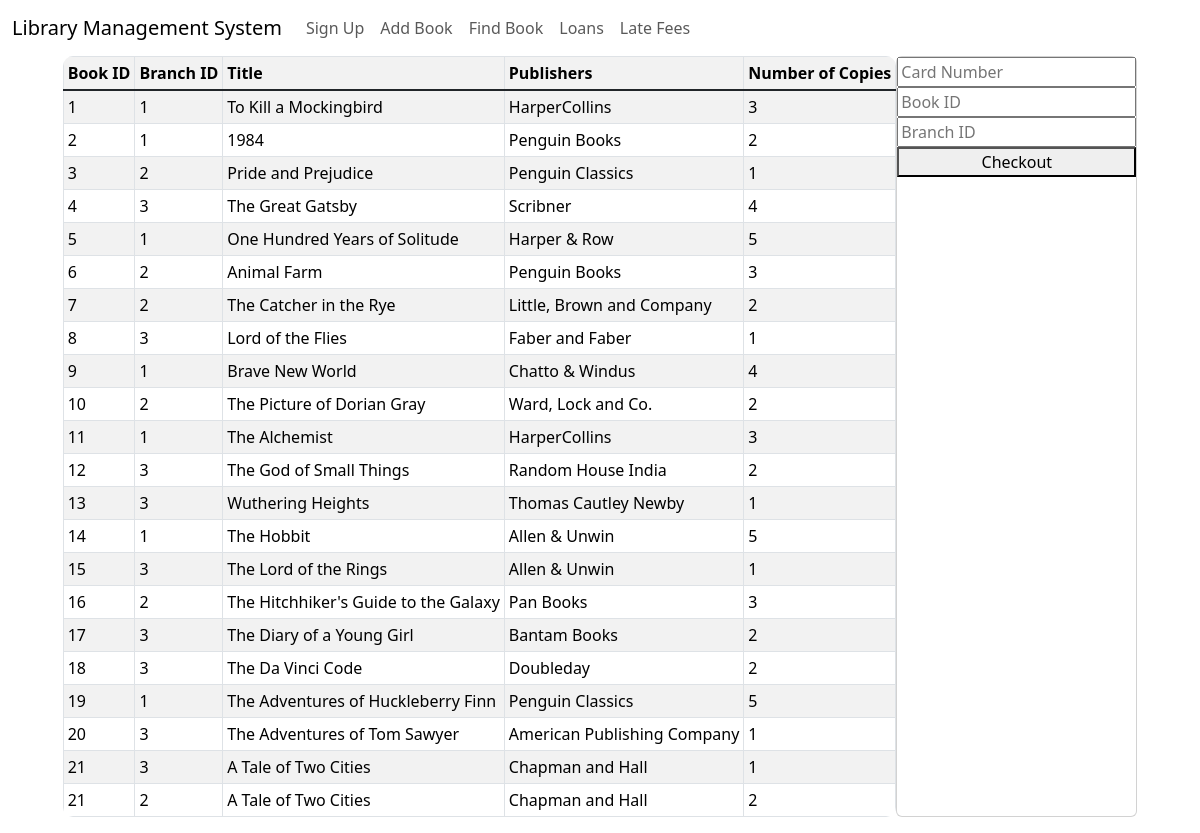
Before: / with the older database file.
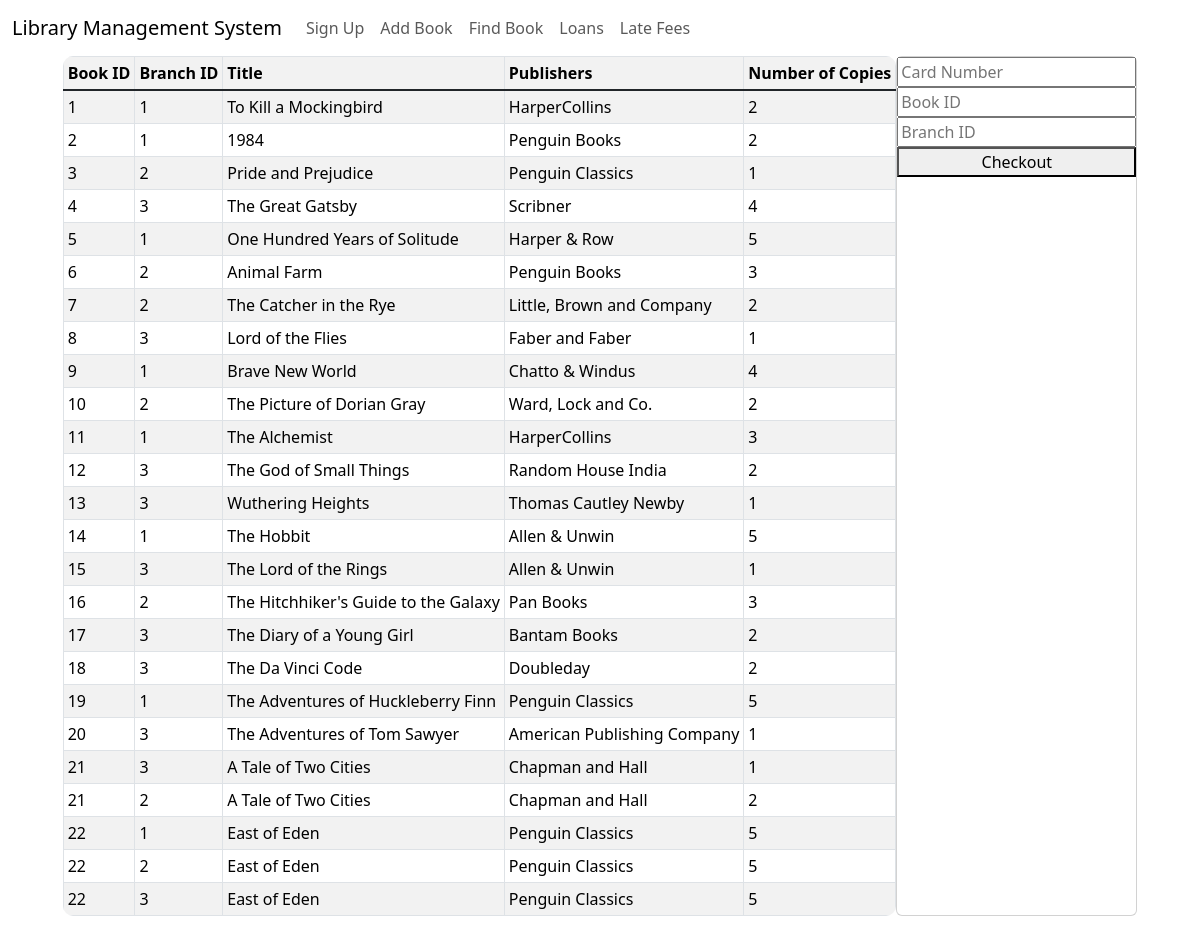
After: the same page with the newer database file.
### tables this page shows
CREATE TABLE Book (
    book_id         INTEGER PRIMARY KEY AUTOINCREMENT,
    title           VARCHAR(50) NOT NULL,
    book_publisher  VARCHAR(25),
    FOREIGN KEY(book_publisher) REFERENCES Publisher(publisher_name)
);

CREATE TABLE Book_Copies (
    book_id         INT NOT NULL,
    branch_id       INT,
    no_of_copies    INT NOT NULL,
    PRIMARY KEY(book_id, branch_id),
    FOREIGN KEY(book_id) REFERENCES Book(book_id),
    FOREIGN KEY(branch_id) REFERENCES Library_Branch(branch_id)
);

### app.py (the view)
@app.route('/', methods=['GET'])
def home():
    try:
        sqliteConnection = sqlite3.connect('LMS.db')
        cursor = sqliteConnection.cursor()
        print("Database successfully connected: INITIAL")
        sqlite_select_query = "SELECT * FROM User_View;"
        cursor.execute(sqlite_select_query)
        data = cursor.fetchall()
        cursor.close()
        sqliteConnection.close()
    except Exception as e:
        print("Error: ", e)
    return render_template('index.html', books=data)

### templates/index.html (shortened to what this page needs)
<!DOCTYPE html>
<html lang="en">
<head>
    <link href="https://cdn.jsdelivr.net/npm/bootstrap@5.3.2/dist/css/bootstrap.min.css" rel="stylesheet">
    <link rel="stylesheet" href="{{ url_for('static', filename='styles.css') }}">
</head>
<body>
    <nav class="navbar navbar-expand-lg">
        <div class="container-fluid">
            <span class="navbar-brand mb-0 h1">Library Management System</span>
            <div class="collapse navbar-collapse" id="navbarNav">
                <div class="navbar-nav">
                        <a class="nav-link" href="{{ url_for('borrower') }}">Sign Up</a>
                        <a class="nav-link" href="{{ url_for('book') }} ">Add Book</a>
                        <a class="nav-link" href="{{ url_for('find_book') }}"">Find Book</a>
                        <a class="nav-link" href="{{ url_for('find_loan') }}"">Loans</a>
                        <a class="nav-link" href="{{ url_for('latefees') }}"">Late Fees</a>
                </div>
            </div>
        </div>
    </nav>
    <div style="display: flex; justify-content: center;">
        <div>
            <table class="table table-sm table-striped table-hover table-bordered">
                <tr>
                    <th>Book ID</th>
                    <th>Branch ID</th>
                    <th>Title</th>
                    <th>Publishers</th>
                    <th>Number of Copies</th>
                </tr>
                <tbody class="table-group-divider">
                {% for book in books %}
                <tr>
                    <td> {{ book[0]}} </td>
                    <td> {{ book[1]}} </td>
                    <td> {{ book[3]}} </td>
                    <td> {{ book[2]}} </td>
                    <td> {{ book[4]}} </td>
                </tr>
                {% endfor %}
            </table>
        </div>
        <div class="card text-center mb-3">
            <form method="post" action="{{ url_for('checkout') }}">
                <ul class="list-group list-group-flush">
                    <input type="text" name="cardno" id="cardno" placeholder="Card Number">
                    <input type="text" name="bookid" id="bookid" placeholder="Book ID">
                    <input type="text" name="branchid" id="branchid" placeholder="Branch ID">
                    <button type="submit" id="checkoutBtn">Checkout</button>
                </ul>
            </form>
        </div>
</body>
</html>

### static/styles.css (style rules this page uses)
.table { border-radius: 10px; overflow: hidden; }

Changed rows visible on the page:
no longer on this page (row unchanged): Book_Copies: book_id "2", branch "1", title "1984", book_publisher "Penguin Books", no_of_copies "2"
no longer on this page (row unchanged): Book: book_id "11", book "1", title "The Alchemist", book_publisher "HarperCollins", book "3"
computed for Book "To Kill a Mockingbird": book "3" → "2"
now on this page (row unchanged): Book: book_id "2", book "1", title "1984", book_publisher "Penguin Books"
now on this page (row unchanged): Book_Copies: book_id "11", branch "1", title "The Alchemist", book_publisher "HarperCollins", no_of_copies "3"
added Book: book_id "22", book "1", title "East of Eden", book_publisher "Penguin Classics", book "5"
added Book_Copies: book_id "22", branch "2", title "East of Eden", book_publisher "Penguin Classics", no_of_copies "5"
added Book_Copies: book_id "22", branch "3", title "East of Eden", book_publisher "Penguin Classics", no_of_copies "5"
